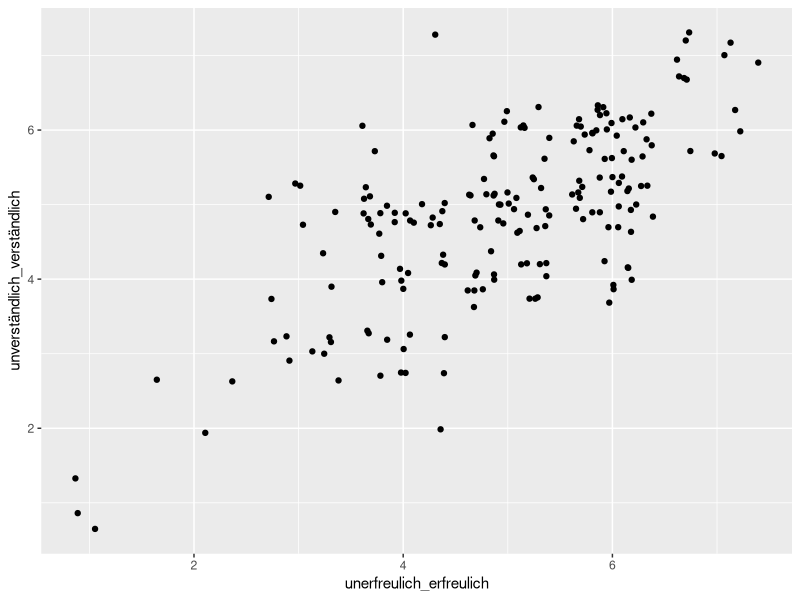

This chart was generated by the following R code:
## ---- chunk 1
library(dplyr)
library(knitr)
knitr::opts_chunk$set(echo = TRUE)
## ---- chunk 2
# Daten importieren mit 'read.csv' - schauen Sie hierzu bitte in die Hilfe (RStudio > Reiter "Help" > "R Help")
ueq <- read.csv("UEQ_Two-Products.csv", sep = ";")
## ---- chunk 3
# Geben Sie aus der Spalte "wertvoll_minderwertig" die ersten vier Datenpunkte aus.
wm_top4 <- ueq$wertvoll_minderwertig[1:4]
# Subset für Produkt 1
ueq_1 <- subset(ueq, Produkt == 1)
# Subset für Produkt 2
ueq_2 <- subset(ueq, Produkt == 2)
## ---- chunk 4
# Benennen Sie die Spalte “sicher_unsicher” in “safe_unsafe” um. Suchen Sie hierzu nach dem passenden Befehl in der Suchmaschine Ihrer Wahl.
names(ueq)[names(ueq)=="sicher_unsicher"] <- "safe_unsafe"

# Fügen Sie die Spalte “Geschlecht” hinzu.
geschlecht <- factor(sample(c(rep("männlich", 75), 
                              rep("weiblich", 82), 
                              rep("divers", 9), 
                              rep("keine Angabe", 31))))
ueq$geschlecht <- geschlecht
## ---- chunk 5
kable(
  summary(ueq$geschlecht), 
  col.names = c("Anzahl"), 
  align = "r", 
  caption = "Tabelle 1: Übersicht der Geschlechter.")
## ---- chunk 6
# Erzeugen Sie ein neues Dataframe mit Hilfe der Tidyverse Funktionen "filter()" und "arrange()". Das neue Dataframe sollte nur Produkte des Typs 1 und Bewertungen für "unerfreulich_erfreulich" größer als 3 enthalten. Desweiteren sollen die Daten sortiert werden, so dass die erfreulichsten Bewertungen zuerst genannt werden.


# Fügen Sie eine neue Spalte mithilfe von "mutate()" hinzu. Diese soll angeben ob sich eine Versuchsperson als "weiblich" gekennzeichnet hat. Wenn ja, soll in der neuer Spalte "weiblich" stehen, wenn nicht, dann "nicht weiblich". Tipp: Schauen Sie sich hierzu den R-Befehl "ifelse()" an.

# min, mean, median, max für Variable "unerfreulich_erfreulich" mit summarize() ausschließlich für produkt 2 (filter())

# min, mean, median, max für Variable "unerfreulich_erfreulich" mit summarize() für beide Produkte in einer Ausgabe (group_by())

options(dplyr.summarise.inform = FALSE)

freu_verst <- ueq %>% 
  filter(!is.na(unerfreulich_erfreulich), !is.na(unverständlich_verständlich)) %>%
  select(unerfreulich_erfreulich, unverständlich_verständlich, Produkt) %>% 
  mutate(wie_erfreulich = ifelse(unerfreulich_erfreulich < 3, 
                                "(eher) unerfreulich", 
                                ifelse(unerfreulich_erfreulich == 3,
                                       "neutral",
                                       "(eher) erfreulich")),
         wie_erfreulich = factor(wie_erfreulich, levels = c("(eher) unerfreulich", "neutral", "(eher) erfreulich"))) %>% 
  group_by(Produkt, wie_erfreulich) %>% 
  summarize(verständlich_mean = mean(unverständlich_verständlich),
            verständlich_median = median(unverständlich_verständlich),
            verständlich_min = min(unverständlich_verständlich),
            verständlich_max = max(unverständlich_verständlich))

## ---- chunk 7
kable(
  freu_verst, 
  col.names = c("Produkt", "Erfreulichkeit", "Verständlichkeit (mean)", "Verständlichkeit (median)", "Verständlichkeit (min)", "Verständlichkeit (max)"), 
  align = "llcccc", 
  caption = "Tabelle 2: Zusammenhang zwischen der Erfreulichkeit und Verständlichkeit von Produkt X.")
## ---- chunk 8
library(ggplot2)
ggplot(ueq %>% 
         filter(!is.na(unerfreulich_erfreulich), !is.na(unverständlich_verständlich)), 
       aes(x = unerfreulich_erfreulich, 
           y = unverständlich_verständlich)) + 
  geom_point(position = "jitter")
